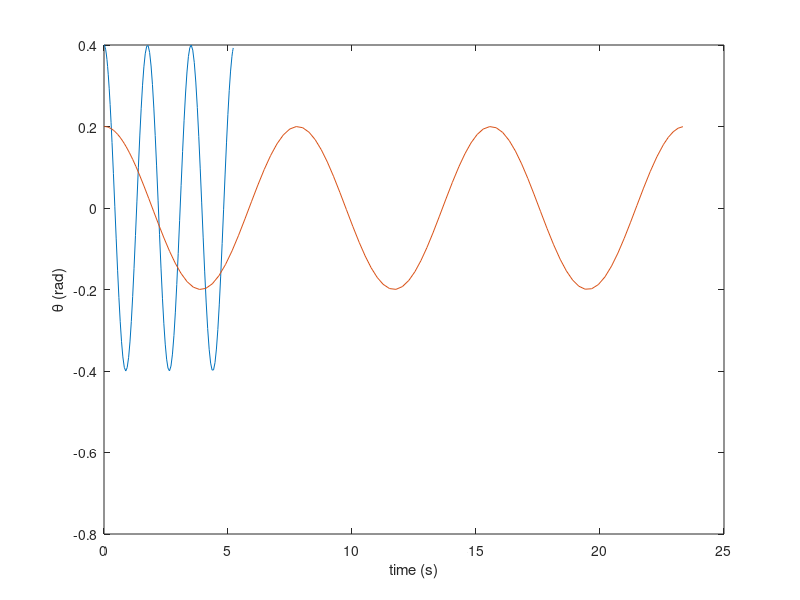

Write MATLAB code to recreate this figure.
function pendula
g = 9.81; 
L = 0.75; % First case.
tF = 6*pi*sqrt(L/g); % Approximately 3 periods.
[t1, x1] = ode45(@pendulum, [0,tF], [0.4, 0]);

g = 1.63;
L = 2.5; % Second case.
tF = 6*pi*sqrt(L/g); % Approximately 3 periods.
[t2, x2] = ode45(@pendulum, [0,tF], [0.2, 0]);
plot(t1, x1(:,1), t2, x2(:,1)), xlabel ('time (s)'), ylabel ('\theta (rad)')
% Nested function.
    function xdot = pendulum(t,x)
        xdot = [x(2); (-g/L)*sin(x(1))];
    end
end